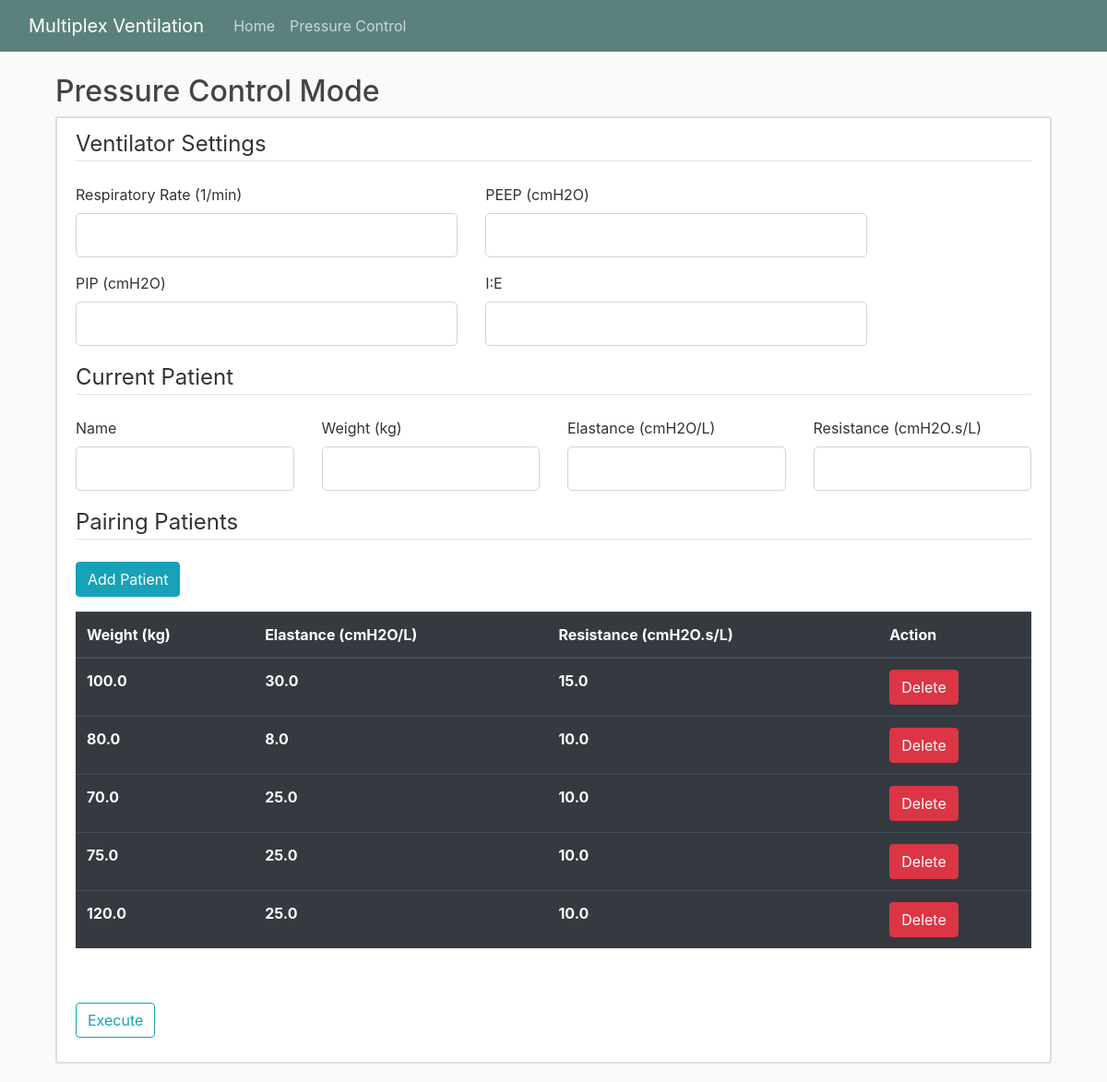
Page /pressurecontrol on the earlier database version.
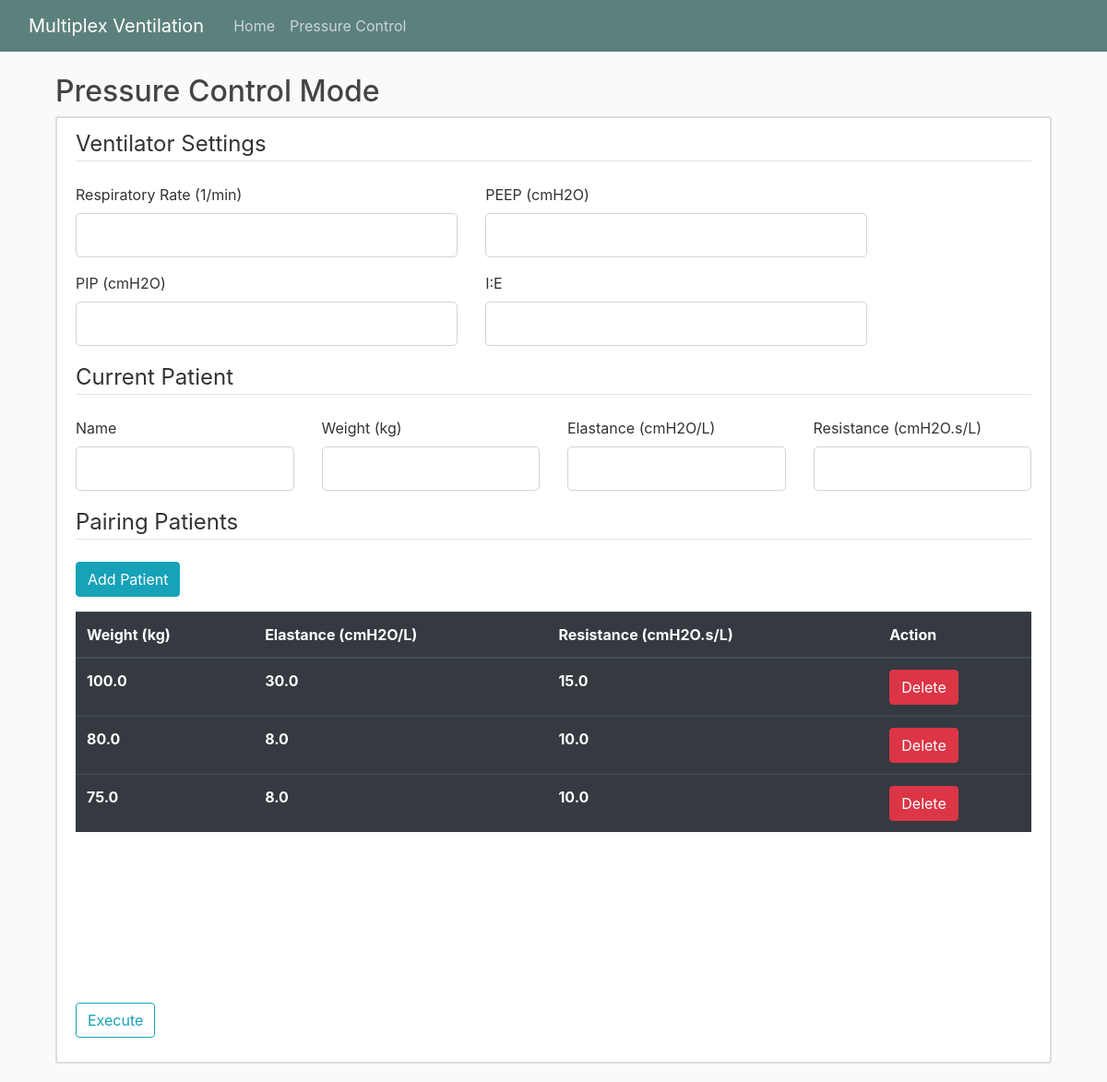
Same page on the later database version.
### multiplexventilation/models.py (models this page shows, shortened)
class CandidatePatient(db.Model):
    id = db.Column(db.Integer, primary_key=True, autoincrement=True) # Unique id for patient
    weight = db.Column(db.Float, nullable=False)
    elastance = db.Column(db.Float, nullable=False)
    resistance = db.Column(db.Float, nullable=False)

### multiplexventilation/PCmode/routes.py (the view)
@PCmode.route("/pressurecontrol", methods=['GET', 'POST'])
def pressure():
    form = PCVentilatorForm()
    candidateform = CandidatePatientForm()
    candidates_data = CandidatePatient.query.all() # Getting the data of the candidates from the database
    pairingform = PairingPatientForm()
    setting_data = PatientPC.query.get(1) # Getting the previous data of the MV setting to be overwritten by the new data
    if form.validate_on_submit():
        weight2 = []
        E2 = []
        R2 = []
        if candidates_data:
            for i in candidates_data:
                weight2.append(i.weight)
                E2.append(i.elastance)
                R2.append(i.resistance)
        else:
            weight2.append(form.weight.data)
            E2.append(form.elastance.data)
            R2.append(form.resistance.data)
        setting_data.PIP = form.PIP.data
        setting_data.PEEP = form.PEEP.data
        setting_data.RR = form.RR.data
        setting_data.I_E = form.I_E.data
        setting_data.elastance = form.elastance.data
        setting_data.resistance = form.resistance.data
        setting_data.weight = form.weight.data
        setting_data.PatientName = form.PatientName.data
        db.session.commit()
        mode = PCModel(form.weight.data, form.elastance.data, form.resistance.data,
                    form.RR.data, form.PEEP.data, form.PIP.data, form.I_E.data)
        PairMode = PCPairing(weight2, E2, R2,
                            form.RR.data, form.PEEP.data, form.PIP.data, form.I_E.data)
        P1_graph = mode.simulate()
        Pairing_graph = PairMode.simulate()
        return render_template('pressure.html', title='PC Mode', form=form, candidateform=candidateform,
                                P1_graph=Markup(P1_graph), Pairing_graph=Markup(Pairing_graph), candidates=candidates_data, pairingform = pairingform)
    else:
        return render_template('pressure.html', title='PC Mode', form=form, candidateform=candidateform, candidates=candidates_data,
                                P1_graph=False, Pairing_graph="",
                                pairingform = pairingform)

### multiplexventilation/PCmode/forms.py
class PCVentilatorForm(FlaskForm):
    RR = FloatField('Respiratory Rate (1/min)', validators=[DataRequired(), NumberRange(min=5, max=25, message="Please enter a number within the range of 5 to 25 ")])
    PEEP = FloatField('PEEP (cmH2O)', validators=[DataRequired()])
    PIP = FloatField('PIP (cmH2O)', validators=[DataRequired()])
    I_E = FloatField('I:E', validators=[DataRequired()])
    weight = FloatField('Weight (kg)', validators=[DataRequired(), NumberRange(min=2,  message="Please enter a number larger than 2 ")])
    elastance = FloatField('Elastance (cmH2O/L)', validators=[DataRequired(), NumberRange(min=1, max=50, message="Please enter a number within the range of 1 to 50 ")])
    resistance = FloatField('Resistance (cmH2O.s/L)', validators=[DataRequired(), NumberRange(min=1, max=50, message="Please enter a number within the range of 1 to 50 ")])
    PatientName = StringField('Name',
                           validators=[DataRequired(), Length(min=2, max=20)])
    submit = SubmitField('Execute')

class CandidatePatientForm(FlaskForm):
    weight2= FloatField('Weight (kg)', validators=[DataRequired()])
    E2 = FloatField('Elastance (cmH2O/L)', validators = [DataRequired(), NumberRange(min=1, max=50, message="Please enter a number within the range of 1 to 50 ")])
    R2 = FloatField('Resistance (cmH2O.s/L)', validators = [DataRequired(), NumberRange(min=1, max=50, message="Please enter a number within the range of 1 to 50 ")])
    add = SubmitField('Add')

### multiplexventilation/templates/pressure.html (shortened to what this page needs)
{% extends "layout.html" %}
{% block content %}
    <h2>Pressure Control Mode</h2>
    <div class="row">
        <div class="col-md-12">
            <div class="content-section">
                <form method="POST" action="">
                    <fieldset class="form-group">
                        <legend class="border-bottom mb-4">Ventilator Settings</legend>
                        <div class="row">
                            <div class="col-md-5">
                                <div class="form-group">
                                    <div class="form-group">
                                        {{ form.RR.label(class="form-control-label") }}
                                        {% if form.RR.errors %}
                                            {{ form.RR(class="form-control form-control-lg is-invalid") }}
                                            <div class="invalid-feedback">
                                                {% for error in form.RR.errors %}
                                                    <span>{{ error }}</span>
                                                {% endfor %}
                                            </div>
                                        {% else %}
                                            {{ form.RR(class="form-control form-control-lg") }}
                                        {% endif %}
                                    </div>
                                </div>
                            </div>
                            <div class="col-md-5">
                                <div class="form-group">
                                    {{ form.PEEP.label(class="form-control-label") }}
                                    {% if form.PEEP.errors %}
                                        {{ form.PEEP(class="form-control form-control-lg is-invalid") }}
                                        <div class="invalid-feedback">
                                            {% for error in form.PEEP.errors %}
                                                <span>{{ error }}</span>
                                            {% endfor %}
                                        </div>
                                    {% else %}
                                        {{ form.PEEP(class="form-control form-control-lg") }}
                                    {% endif %}
                                </div>
                            </div>
                        </div>
                        <div class="row">
                            <div class="col-md-5">
                                <div class="form-group">
                                    {{ form.PIP.label(class="form-control-label") }}
                                    {% if form.PIP.errors %}
                                        {{ form.PIP(class="form-control form-control-lg is-invalid") }}
                                        <div class="invalid-feedback">
                                            {% for error in form.PIP.errors %}
                                                <span>{{ error }}</span>
                                            {% endfor %}
                                        </div>
                                    {% else %}
                                        {{ form.PIP(class="form-control form-control-lg") }}
                                    {% endif %}
                                </div>
                            </div>
                            <div class="col-md-5">
                                <div class="form-group">
                                    {{ form.I_E.label(class="form-control-label") }}
                                    {% if form.I_E.errors %}
                                        {{ form.I_E(class="form-control form-control-lg is-invalid") }}
                                        <div class="invalid-feedback">
                                            {% for error in form.I_E.errors %}
                                                <span>{{ error }}</span>
                                            {% endfor %}
                                        </div>
                                    {% else %}
                                        {{ form.I_E(class="form-control form-control-lg") }}
                                    {% endif %}
                                </div>
                            </div>
                        </div>
                        <legend class="border-bottom mb-4">Current Patient</legend>
                        <div class="row">
                            <div class="col-md-3">
                                <div class="form-group">
                                    {{ form.PatientName.label(class="form-control-label") }}
                                    {% if form.PatientName.errors %}
                                        {{ form.PatientName(class="form-control form-control-lg is-invalid") }}
                                        <div class="invalid-feedback">
                                            {% for error in form.PatientName.errors %}
                                                <span>{{ error }}</span>
                                            {% endfor %}
                                        </div>
                                    {% else %}
                                        {{ form.PatientName(class="form-control form-control-lg") }}
                                    {% endif %}
                                </div>
                            </div>
                            <div class="col-md-3">
                                <div class="form-group">
                                    {{ form.weight.label(class="form-control-label") }}
                                    {% if form.weight.errors %}
                                        {{ form.weight(class="form-control form-control-lg is-invalid") }}
                                        <div class="invalid-feedback">
                                            {% for error in form.weight.errors %}
                                                <span>{{ error }}</span>
                                            {% endfor %}
                                        </div>
                                    {% else %}
                                        {{ form.weight(class="form-control form-control-lg") }}
                                    {% endif %}
                                </div>
                            </div>
                            <div class="col-md-3">
                                <div class="form-group">
                                    {{ form.elastance.label(class="form-control-label") }}
                                    {% if form.elastance.errors %}
                                        {{ form.elastance(class="form-control form-control-lg is-invalid") }}
                                        <div class="invalid-feedback">
                                            {% for error in form.elastance.errors %}
                                                <span>{{ error }}</span>
                                            {% endfor %}
                                        </div>
                                    {% else %}
                                        {{ form.elastance(class="form-control form-control-lg") }}
                                    {% endif %}
                                </div>
                            </div>
                            <div class="col-md-3">
                                <div class="form-group">
                                    {{ form.resistance.label(class="form-control-label") }}
                                    {% if form.resistance.errors %}
                                        {{ form.resistance(class="form-control form-control-lg is-invalid") }}
                                        <div class="invalid-feedback">
                                            {% for error in form.resistance.errors %}
                                                <span>{{ error }}</span>
                                            {% endfor %}
                                        </div>
                                    {% else %}
                                        {{ form.resistance(class="form-control form-control-lg") }}
                                    {% endif %}
                                </div>
                            </div>
                        </div>
                        <legend class="border-bottom mb-4">Pairing Patients</legend>
                        <button type="button" class="btn btn-info" data-bs-toggle="modal" data-bs-target='#mymodal'>Add Patient</button>
                    </fieldset>
                    <div  class="table-wrapper-scroll-y my-custom-scrollbar">
                        <table class="table table-hover table-dark">
                            <thead>
                                <tr>
                                    <th>Weight (kg)</th>
                                    <th>Elastance (cmH2O/L)</th>
                                    <th>Resistance (cmH2O.s/L)</th>
                                    <th>Action</th>
                                </tr>
                            </thead>
                            {% for row in candidates%}
                            <div id = "candidateSection{{row.id}}">
                                <tr>
                                    <th>{{row.weight}}</th>
                                    <th>{{row.elastance}}</th>
                                    <th>{{row.resistance}}</th>
                                    <th>
                                        <a href="{{url_for("PCmode.delete_candidate", row_id=row.id)}}" onclick="return confirm('Are You Sure To Delete?')" ><button type="button" class="btn btn-danger deleteButton">Delete</button></a>
                                    </th>
                                </tr>
                            </div>
                            {% endfor %}
                        </table>
                    </div>
                    <br>
                    <div class="form-group">
                    <a id=submitButton>{{ form.submit(class="btn btn-outline-info") }}</a>
                    </div>
                </form>
            </div>
        </div>
    </div>
{% endblock content %}

### multiplexventilation/templates/layout.html (shortened to what this page needs)
<!DOCTYPE html>
<html>
<head>
    <link rel="stylesheet" href="https://stackpath.bootstrapcdn.com/bootstrap/4.4.1/css/bootstrap.min.css">
    <link rel="stylesheet" type="text/css" href="{{ url_for('static', filename='main.css') }}">
</head>
<body>
  <header class="site-header">
    <nav class="navbar navbar-expand-md navbar-dark bg-steel fixed-top">
      <div class="container-fluid">
        <a class="navbar-brand mr-4" href="/">Multiplex Ventilation</a>
        <div class="collapse navbar-collapse" id="navbarToggle">
          <div class="navbar-nav mr-auto">
            <a class="nav-item nav-link" href="{{url_for("main.home")}}">Home</a>
            <a class="nav-item nav-link" href="{{url_for("PCmode.pressure")}}">Pressure Control</a>
          </div>
        </div>
      </div>
    </nav>
  </header>
  <main role="main" class="container">
    <div class="col-md-12">
        {% block content %}{% endblock %}
</body>
</html>

### multiplexventilation/static/main.css (style rules this page uses)
body { background: #fafafa; color: #333333; margin-top: 5rem; }
h1, h2, h3, h4, h5, h6 { color: #444444; }
.bg-steel { background-color: rgb(92, 129, 124); }
.site-header .navbar-nav .nav-link { color: #cbd5db; }
.content-section { background: #ffffff; padding: 10px 20px; border: 2px solid #dddddd; border-radius: 3px; margin-bottom: 20px; }
.my-custom-scrollbar { position: relative; height: 400px; overflow: auto; }
.table-wrapper-scroll-y { display: block; }
.table thead th { position: sticky; top: 0; z-index : 1; }

Differences in the rows shown:
removed CandidatePatient: weight "75.0", elastance "25.0", resistance "10.0"
removed CandidatePatient: weight "120.0", elastance "25.0", resistance "10.0"
changed CandidatePatient (number 3 of 3 on the later page): weight "70.0" → "75.0"; elastance "25.0" → "8.0"
